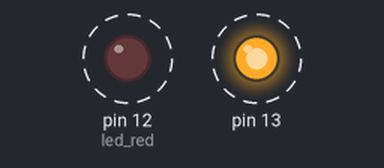
A sketch run on a simulated Arduino Uno, built with avr-gcc and run on an emulated ATmega328P. Parts: output pins drawn as LEDs (lit = HIGH). Dashed ring = blinking.

Above: at 0.5 s.
Timing chart, 0 to 4.6 s (numbered marks = the images above):
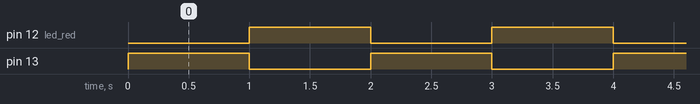

Measured:
- by itself, pin 12 (led_red), pin 13: alternates HIGH for 1.0 s and LOW for 1.0 s

The sketch:

assignment1_3d.ino
```cpp
const int led_red = 12;
const int led_green = 12+1;

int counter = 1;
void blink_if_even (int n ) {
  if ( n % 2 == 0){ // even
    digitalWrite ( led_red , HIGH ) ;
    digitalWrite ( led_green , LOW ) ;
  }else { // odd
    digitalWrite ( led_red , LOW ) ;
    digitalWrite ( led_green , HIGH ) ;
  }
}

void setup() {
  pinMode ( led_red , OUTPUT );
  pinMode ( led_green , OUTPUT );
}
void loop() {
  blink_if_even ( counter );
  counter = counter + 1;
  delay (1000);
}
```
